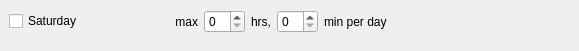
              <widget class="QWidget" name="widget_06" native="true">
               <widget class="QWidget" name="horizontalLayoutWidget_06">
                <property name="geometry">
                 <rect>
                  <x>9</x>
                  <y>1</y>
                  <width>561</width>
                  <height>41</height>
                 </rect>
                </property>
                <layout class="QHBoxLayout" name="horizontalLayout_06">
                 <item>
                  <widget class="QCheckBox" name="kcfg_SATenabledTD">
                   <property name="minimumSize">
                    <size>
                     <width>160</width>
                     <height>0</height>
                    </size>
                   </property>
                   <property name="maximumSize">
                    <size>
                     <width>160</width>
                     <height>16777215</height>
                    </size>
                   </property>
                   <property name="toolTip">
                    <string>This checkbox enables the restrictions on Saturdays.</string>
                   </property>
                   <property name="text">
                    <string>Saturday</string>
                   </property>
                  </widget>
                 </item>
                 <item>
                  <widget class="QLabel" name="textLabel06_11">
                   <property name="text">
                    <string>max</string>
                   </property>
                   <property name="alignment">
                    <set>Qt::AlignRight|Qt::AlignTrailing|Qt::AlignVCenter</set>
                   </property>
                   <property name="wordWrap">
                    <bool>false</bool>
                   </property>
                  </widget>
                 </item>
                 <item>
                  <widget class="QSpinBox" name="kcfg_SATmaxhr">
                   <property name="maximumSize">
                    <size>
                     <width>42</width>
                     <height>16777215</height>
                    </size>
                   </property>
                   <property name="toolTip">
                    <string>Time limit for this weekday to spend on the PC.</string>
                   </property>
                   <property name="maximum">
                    <number>23</number>
                   </property>
                  </widget>
                 </item>
                 <item>
                  <widget class="QLabel" name="textLabel06_12">
                   <property name="text">
                    <string>hrs,</string>
                   </property>
                   <property name="wordWrap">
                    <bool>false</bool>
                   </property>
                  </widget>
                 </item>
                 <item>
                  <widget class="QSpinBox" name="kcfg_SATmaxmin">
                   <property name="maximumSize">
                    <size>
                     <width>42</width>
                     <height>16777215</height>
                    </size>
                   </property>
                   <property name="toolTip">
                    <string>Time limit for this weekday to spend on the PC.</string>
                   </property>
                   <property name="maximum">
                    <number>59</number>
                   </property>
                  </widget>
                 </item>
                 <item>
                  <widget class="QLabel" name="Textlabel06_10">
                   <property name="text">
                    <string>min per day</string>
                   </property>
                   <property name="wordWrap">
                    <bool>false</bool>
                   </property>
                  </widget>
                 </item>
                 <item>
                  <spacer name="horizontalSpacer6">
                   <property name="orientation">
                    <enum>Qt::Horizontal</enum>
                   </property>
                   <property name="sizeHint" stdset="0">
                    <size>
                     <width>40</width>
                     <height>20</height>
                    </size>
                   </property>
                  </spacer>
                 </item>
                </layout>
               </widget>
              </widget>
